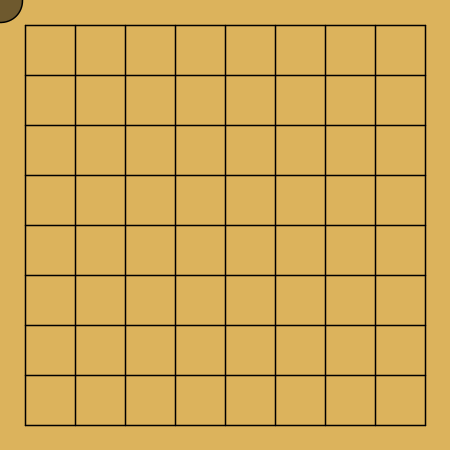
Frame 1 (no input)
Frame 60 (the mouse pressed at the canvas centre just before this capture): identical to frame 1, image omitted
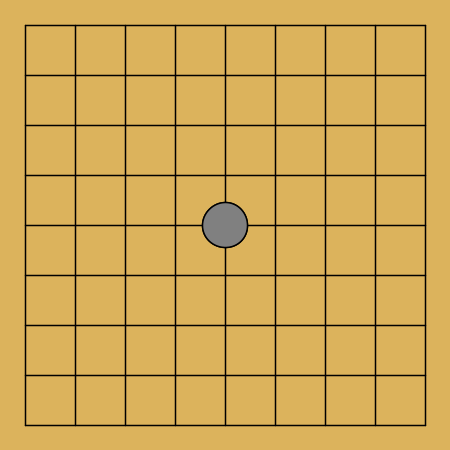
Frame 120 (the mouse held since frame 60 and released just before this capture)

The Processing sketch that drew these frames (run headless with seeded random() and noise(); from frame 60 on, the mouse is pressed at the canvas centre):

// Processing sketch: week03_8_go_goColor_black_white
// ── week03_8_go_goColor_black_white.pde
int goColor=-1; //-1:black +1:white 0:no
int[][] board=new int[9][9];
void setup(){
  size(450,450);
}
void draw(){
  background(220,179,92);
  strokeWeight(1.5);
  for(int i=0;i<9;i++){
    line(25,25+i*50,425,25+i*50);
    line(25+i*50,25,25+i*50,425);
  }
  for(int i=0;i<9;i++){
    for(int j=0;j<9;j++){
      if(board[i][j]==0) continue;
      if(board[i][j]==1) fill(255); 
      if(board[i][j]==-1) fill(0);
      ellipse(25+j*50,25+i*50,45,45);
    }
  }
  if(goColor==-1) fill(0,128);
  else fill(255,128);
  ellipse(mouseX,mouseY,45,45);
}
void mousePressed(){
  int i=mouseY/50,j=mouseX/50;
  board[i][j]=goColor;
  goColor=goColor*-1;
}
